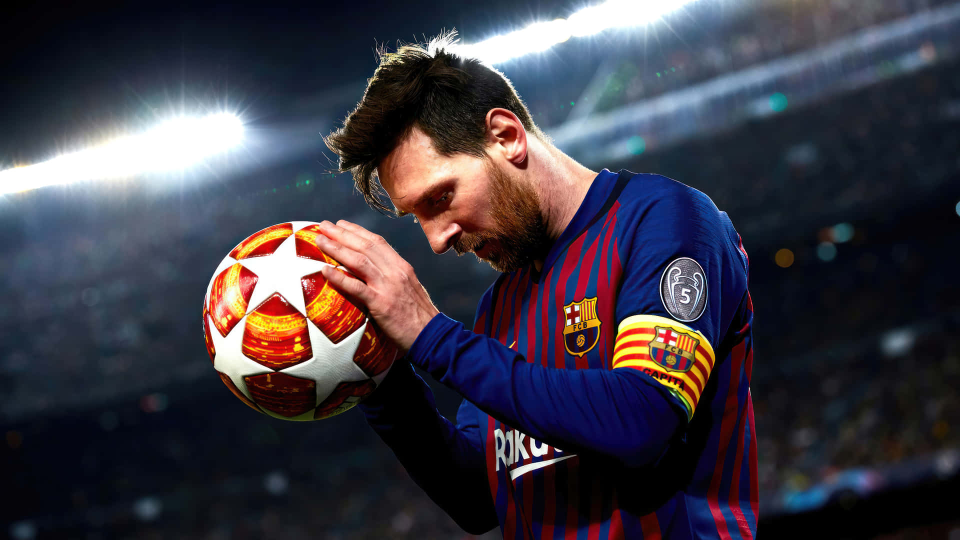
#> input picture image_processing/image_transformation/image/messi.jpg, 1920 x 1080 px (shown at 1/2 size)
$ python scaling.py
#> lines starting #> are read from the running program, lines starting #| are printed output that depends on the picture
import cv2

def scale_image(image_path, output_dim, keep_aspect_ratio=True):
    # Read the image from the specified path
#> called with image_path = '../image/messi.jpg', output_dim = (224, 224), keep_aspect_ratio = False
    image = cv2.imread(image_path)
#> image is the input picture: shape (1080, 1920, 3); mean B, G, R 68, 57.6, 60.9
    if image is None:
        raise FileNotFoundError(f"The image at {image_path} could not be loaded.")

    # Obtain the original dimensions
    original_height, original_width = image.shape[:2]
#> original_height = 1080; original_width = 1920

    if keep_aspect_ratio:
        # Calculate the ratio and determine new dimensions
        ratio = min(output_dim[0] / original_width, output_dim[1] / original_height)
        new_width = int(original_width * ratio)
        new_height = int(original_height * ratio)
    else:
        new_width, new_height = output_dim

    # Resize the image
    resized_image = cv2.resize(image, (new_width, new_height), interpolation=cv2.INTER_AREA)
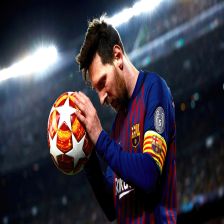
#> resized_image: shape (224, 224, 3); mean B, G, R 68, 57.6, 60.9

    return resized_image

# Example usage
if __name__ == "__main__":
    # Path to the input image
    image_path = '../image/messi.jpg'
    # Desired output dimensions (width, height)
    output_dimensions = (224, 224)  # Common size for CNNs like VGG or ResNet

    # Scale the image
    scaled_image = scale_image(image_path, output_dimensions, keep_aspect_ratio=False)

    # Save or display the scaled image
    cv2.imshow('Scaled Image', scaled_image)
    cv2.waitKey(0)  # Wait for a key press to close the image window
    cv2.destroyAllWindows()

'''
Explanation of the Code

    Importing OpenCV: The script starts by importing the necessary OpenCV library.
    Function Definition: The function scale_image takes the path to an image, the desired output dimensions, and a flag to keep the aspect ratio.
    Reading the Image: The image is loaded from the specified path.
    Aspect Ratio Management: If the aspect ratio is to be preserved, the function calculates the new dimensions based on the smaller ratio of width or height scaling factor.
    Resizing the Image: OpenCV's resize method is used to scale the image. The INTER_AREA interpolation is efficient for shrinking.
    Usage Example: The main block tests the function using a specified path and dimensions, showing the resulting image using OpenCV's display functions.

'''
